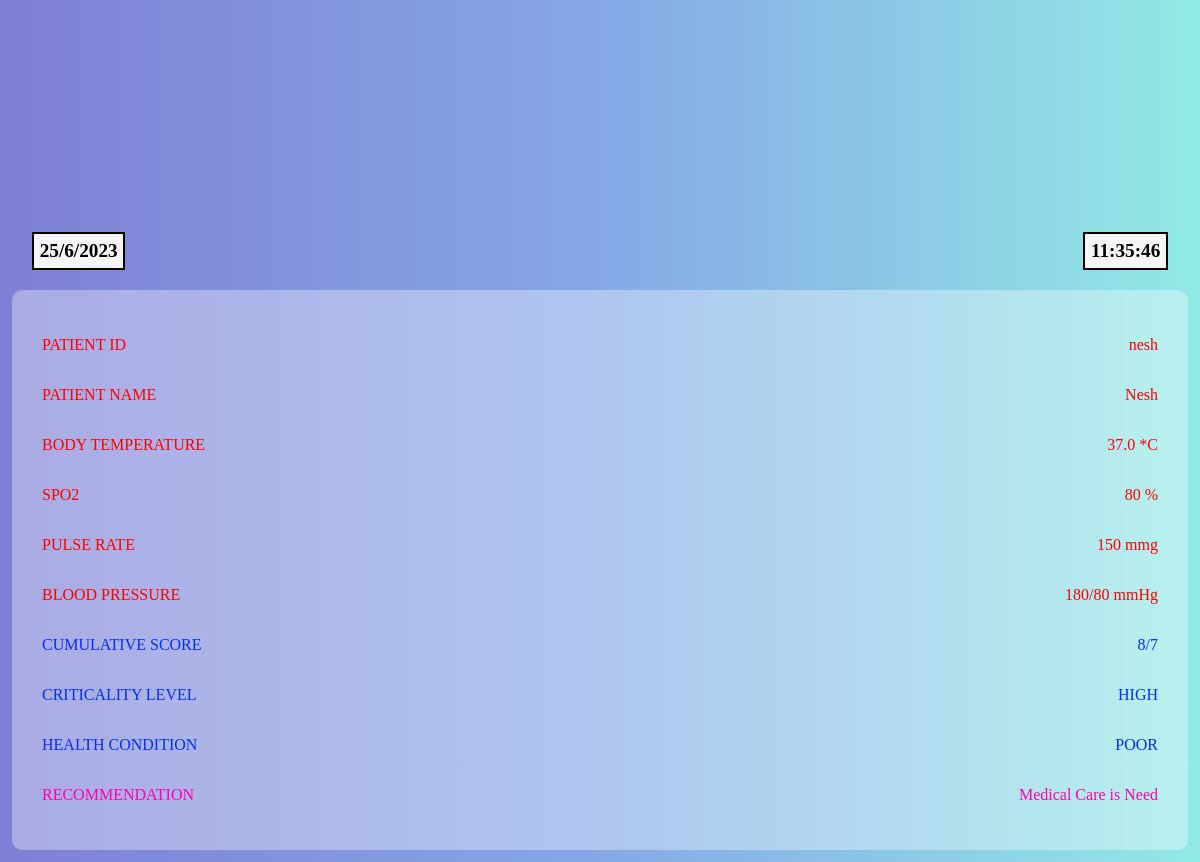
The page /result/1 on the database its author committed.
### core/models.py (models this page shows, shortened)
class Vitals(models.Model):
    user = models.ForeignKey(User,on_delete=models.CASCADE,related_name='user')
    doctor = models.ForeignKey(User,on_delete=models.CASCADE,related_name='doctor',blank=True)
    bt = models.FloatField()
    spo2 = models.IntegerField()
    pr = models.IntegerField()
    bp = models.IntegerField()
    cm = models.IntegerField()
    cl = models.CharField(max_length=50,choices=LEVEL)
    timestramp = models.DateTimeField(auto_now_add=True)
    class Meta:
        ordering = ['-id']

### core/views.py (the view)
# urls.py: path("result/<int:id>",result,name='result'),
def result(request,id):
    context = {
        "obj" : Vitals.objects.get(id=id)
    }
    n = Vitals.objects.get(id=id)
    cl = n.cl
    if cl == 'LOW':
        context['HC']='GOOD'
        context['REC'] = 'NORMAL'
    elif cl == 'HIGH':
        context['HC'] = 'POOR'
        context['REC'] = 'Medical Care is Need'
    elif cl == 'MEDIUM':
        context['HC'] = 'NORMAL'
        context['REC'] = 'Take Care, Good!!'
    else:
        context['HC'] = 'NONE'
        context['REC'] = 'NONE'
    return render(request,'core/result.html',context)

### templates/core/result.html (shortened to what this page needs)
<!DOCTYPE html>
<html lang="en">
<head>
</head>
<body>
    <div class="wraper">
        <div class="logo">
        </div>
        <div class="top">
            <div class="date" id="date">20/06/2023</div>
            <div class="time" id="time">07.58 P.M</div>
        </div>
        <div class="content">
            <div class="row">
                <p>PATIENT ID</p>
                <p>{{obj.user}}</p>
            </div>
            <div class="row">
                <p>PATIENT NAME</p>
                <p>{{obj.user.first_name}}</p>
            </div>
            <div class="row">
                <p>BODY TEMPERATURE</p>
                <p>{{obj.bt}} *C</p>
            </div>
            <div class="row">
                <p>SPO2</p>
                <p>{{obj.spo2}} %</p>
            </div>
            <div class="row">
                <p>PULSE RATE</p>
                <p>{{obj.pr}} mmg</p>
            </div>
            <div class="row">
                <p>BLOOD PRESSURE</p>
                <p>{{obj.bp}}/80 mmHg</p>
            </div>
            <div class="row rr">
                <p>CUMULATIVE SCORE</p>
                <p>{{obj.cm}}/7</p>
            </div>
            <div class="row rr">
                <p>CRITICALITY LEVEL</p>
                <p>{{obj.cl}}</p>
            </div>
            <div class="row rr">
                <p>HEALTH CONDITION</p>
                <p>{{HC}}</p>
            </div>
            <div class="row re">
                <p>RECOMMENDATION</p>
                <p>{{REC}}</p>
            </div>
        </div>
    </div>
</body>
</html>

### templates/core/result.html (style rules this page uses)
body { background: #7F7FD5; background: -webkit-linear-gradient(to left, #91EAE4, #86A8E7, #7F7FD5); background: linear-gradient(to left, #91EAE4, #86A8E7, #7F7FD5); display: flex; justify-content: center; }
.top { display: flex; justify-content: space-between; padding: 10px; margin: 10px; }
.time, .date { border:2px solid; background-color: whitesmoke; padding: .3em; text-align: center; font-size: larger; font-weight: bolder; }
.wraper { display: flex; flex-direction: column; justify-content: center; overflow: hidden; width: 100%; padding: 4px; }
.content { display: flex; flex-direction: column; align-items: center; justify-content: center; padding: 30px; background-color: rgba(255, 255, 255, 0.337); border-radius: 10px; }
.row { display: flex; width: 100%; justify-content: space-between; color: red; }
.rr p { color: #002fff; }
.re p { color: #ff00b3; }
.logo { display: flex; width: 100%; justify-content: center; align-items: center; }

### rows shown on the page
Vitals: user "nesh", user.first_name "Nesh", bt "37.0", spo2 "80", pr "150", bp "180", cm "8", cl "HIGH"

### other values the page prints
{{ HC }} "POOR"
{{ REC }} "Medical Care is Need"
